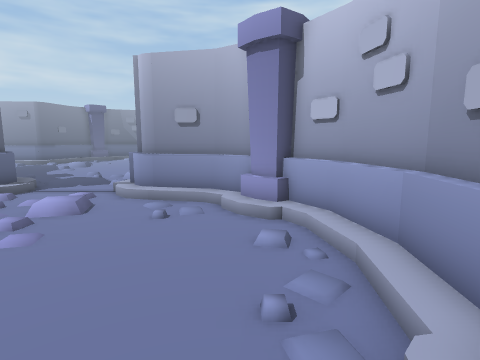
View 1 (above)

16 first-person views from a walk through a scene from a Unity 3-D project. The camera is 1.2 m above the floor, tilts 8° down and sees 80° across. The floor is counted in squares, 0.5 m on a side. Each view is taken from the middle of a square. On the plan, view 1 faces up. The plan holds only what a view shows up to about 18 squares ahead; the rest is blank. The place goes on beyond the plan. The player character is not drawn.

View 2
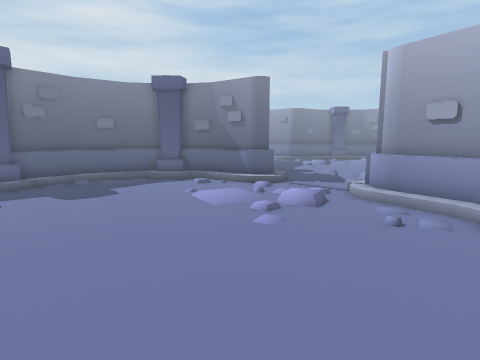

View 3
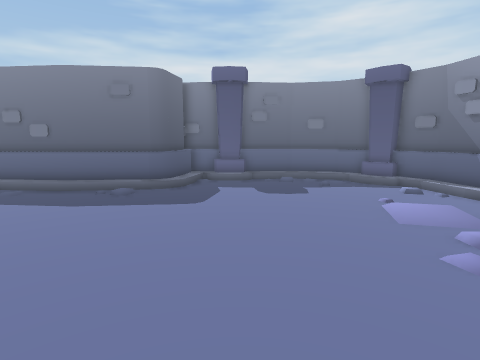

View 4
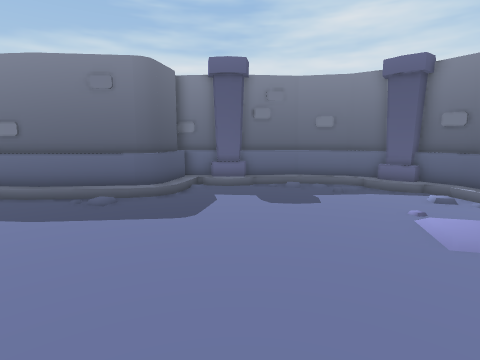

View 5
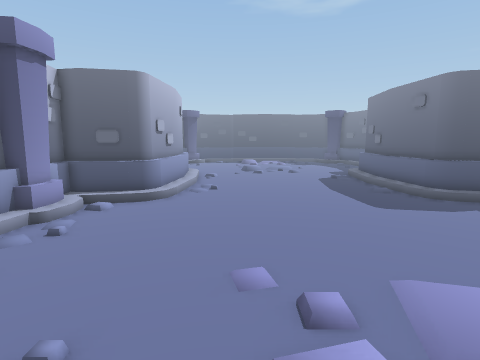

View 6
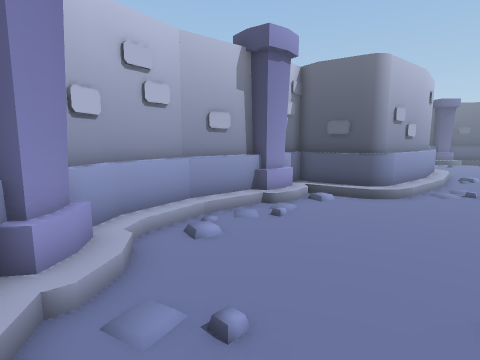

View 7
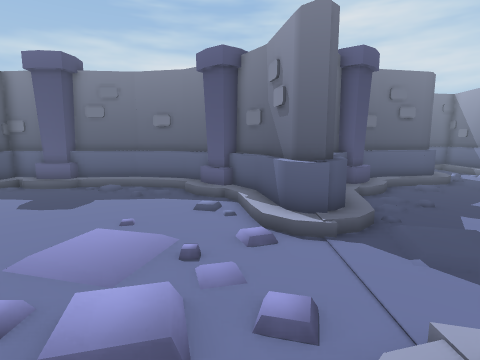

View 8
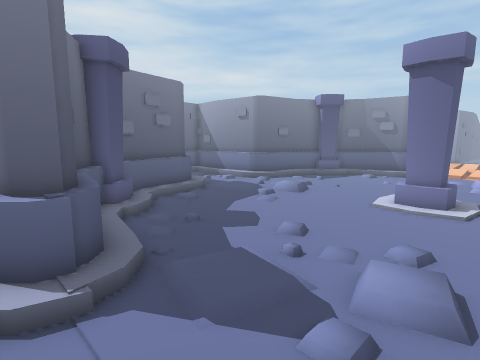

View 9
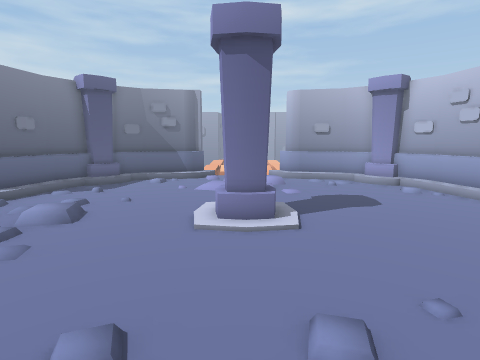

View 10
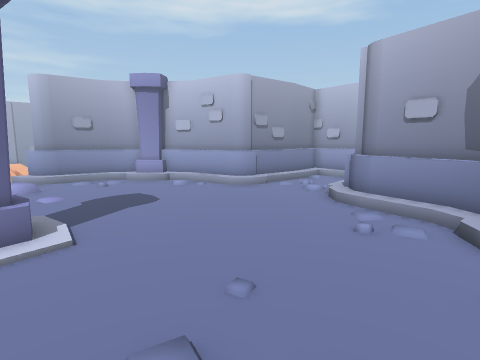

View 11
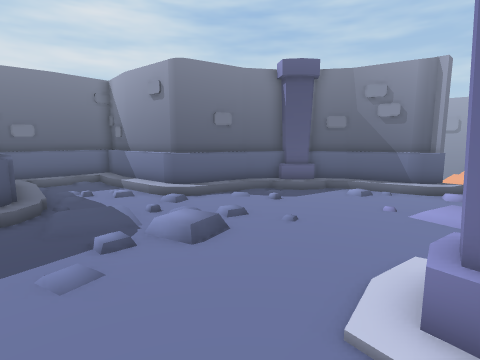

View 12
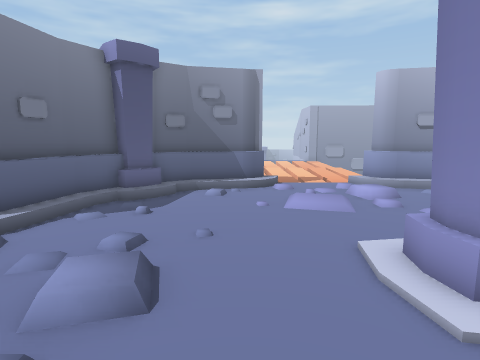

View 13
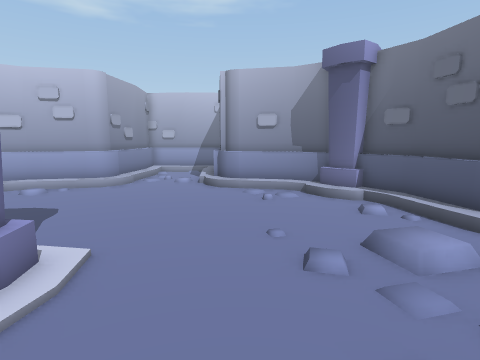

View 14
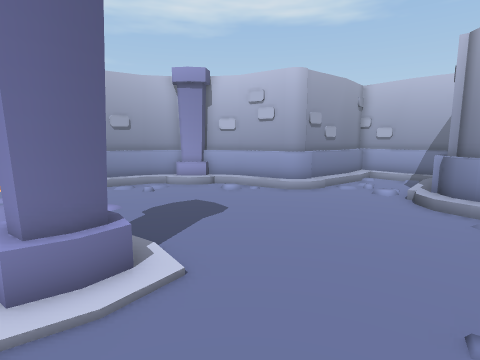

View 15
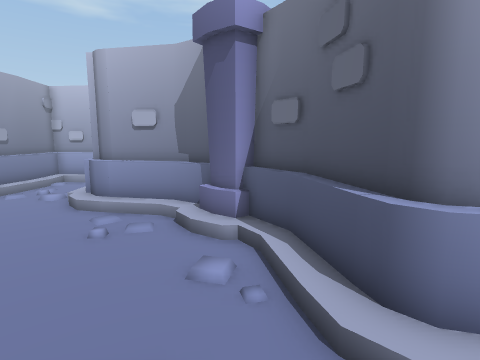

View 16
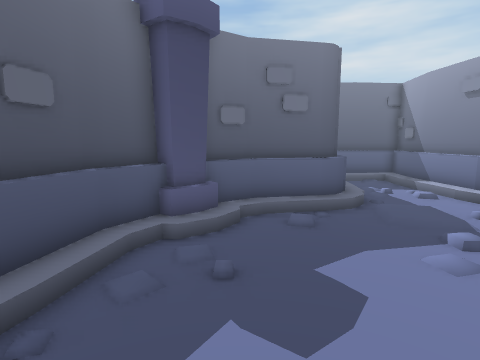

### Floor plan
Key: @ floor where view 1 was taken; # wall or solid block; . main floor; : floor 0.25 m higher than the main floor; / step, stairs or slope; = window, fence, low wall or low ledge; ^ raised ledge; O other object.
Columns run from 26 left of view 1 to 8 right of it. Each row starts with its distance up from view 1.
 36            ####=/... =#####
 35           ##=//./... .//==##
 34         ###/./......:..../###
 33         ##//........:...../##
 32        #^/................./##
 31        #=..................//#
 30        #=..................//#
 29       ##/.................../##
 28 #####^#=/....................=#####
 27 =/:////./.........  ........../////
 26 #/...//.....:....OOO...............
 25 ^/..........:....OOO...............
 24 #............................./....
 23 #====://.....................//====
 22    ####=/....................=####
 21       ##/.................../##
 20        #=.................../#
 19        #=...................=#
 18        ##//.........:....../=#
 17         ###/........:.....:###
 16           #/...........///##
 15           #^==//....////=###
 14            ####=/....=####
 13              ###/.../=###
 12            ####=/...//=####
 11           ##//...........=^#
 10         ###/./......:.....###
  9         ##/.........:......###
  8        ##/..................=#
  7        #=..................//#
  6        #=.................../#
  5        #=.................../#
  4        #=..................//#
  3        #=.................../#
  2        ##/..................##
  1        ##/..................##
  0        #=/................@./#
 -1        #^==/..............==##
 -2        #####/............=####
 -3            #=.........../##
 -4            #=..........//#
 -5            #=.........../#
 -6            #=.........../#

Positions as (right, up) in squares from view 1, and headings:
1: (0, 0), facing up
2: (0, 0), facing up-left
3: (0, 2), facing left
4: (-2, 2), facing left
5: (-5, 12), facing down
6: (-5, 11), facing down-right
7: (-3, 11), facing left
8: (-5, 12), facing up-left
9: (-8, 16), facing up
10: (-8, 17), facing up-right
11: (-8, 21), facing up-left
12: (-12, 21), facing up
13: (-12, 21), facing right
14: (-9, 20), facing up-right
15: (-8, 16), facing right
16: (-8, 18), facing left
